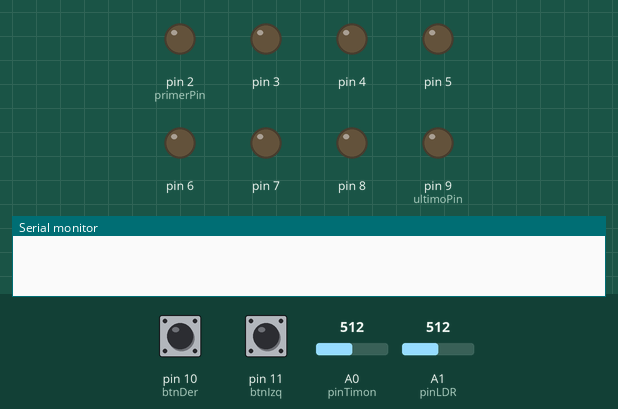
Simulated run of this sketch. Board: Arduino Uno, built with avr-gcc and run on an emulated ATmega328P. Shown: output pins drawn as LEDs (lit = HIGH), the last lines printed to the serial monitor. Dashed ring = blinking. Inputs (shaded band) come from the test bench; at power-on: A1 (pinLDR) = 512, pin 10 (btnDer) HIGH, pin 11 (btnIzq) HIGH, A0 (pinTimon) = 512.

Above: at 1.2 s.
1.3 s: A1 (pinLDR) set to 587
2.8 s: A1 (pinLDR) set to 615
At 3.0 s:
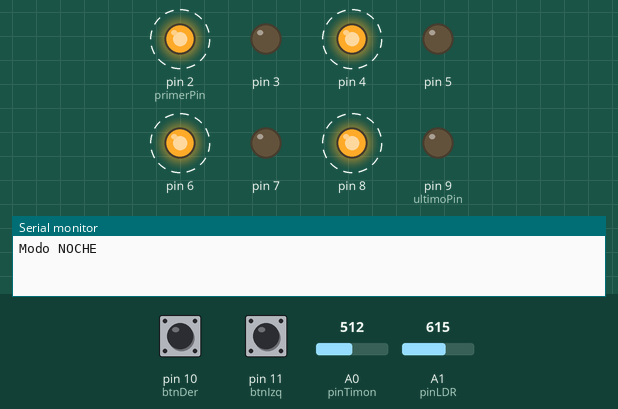
5.8 s: pin 10 (btnDer) pulled LOW for 0.15 s
At 6.92 s:
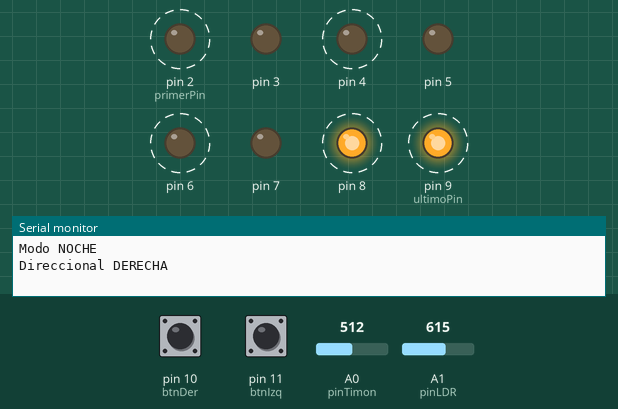
8.8 s: pin 11 (btnIzq) pulled LOW for 0.15 s
11.8 s: pin 10 (btnDer) driven LOW and pin 11 (btnIzq) driven LOW
At 12.4 s:
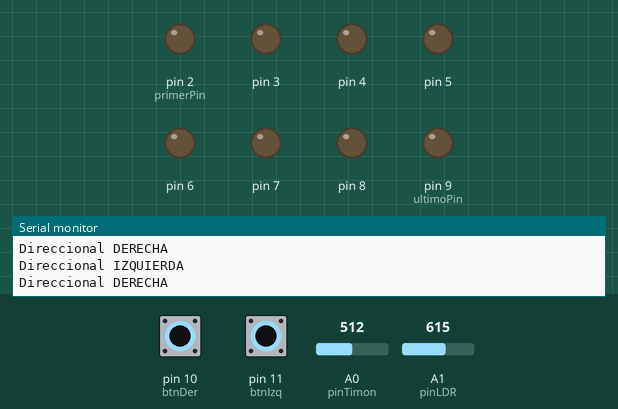
14.8 s: pin 10 (btnDer) driven HIGH
At 15.21 s:
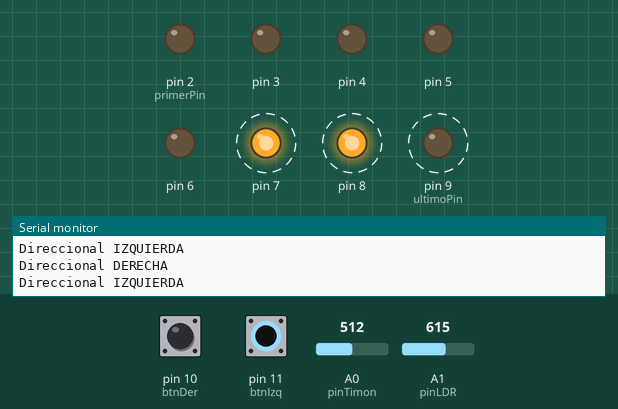
Timing chart, 0 to 18.8 s (numbered marks = the images above; inputs shaded):
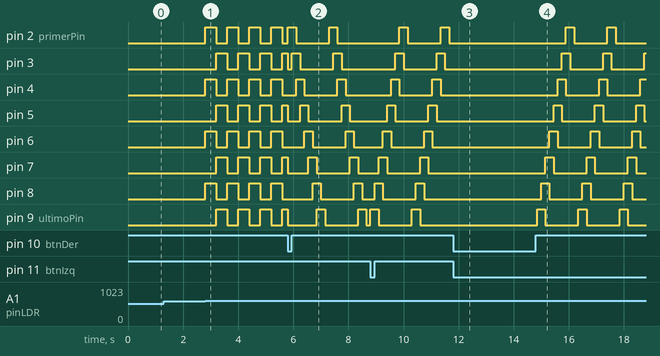

Measured:
- the behaviour switches between 600 and 601 on A1 (pinLDR) (found by bisection; images 0 and 1)
- after the input at 1.3 s, every drawn part: stays the same
- after the input at 2.8 s, pin 2 (primerPin), pin 4, pin 6, pin 8: alternates HIGH for 0.40 s and LOW for 0.40 s, starting at once; pin 3, pin 5, pin 7, pin 9 (ultimoPin): alternates HIGH for 0.40 s and LOW for 0.40 s, starting after 0.40 s
- after the input at 5.8 s, pin 2 (primerPin): alternates HIGH for 0.30 s and LOW for 1.2 s, starting at once; pin 4: alternates HIGH for 0.30 s and LOW for 1.2 s, starting after 0.30 s
- after the input at 11.8 s, pin 2 (primerPin), pin 3–8, pin 9 (ultimoPin): stops changing and stays LOW
- after the input at 14.8 s, pin 2 (primerPin): alternates HIGH for 0.30 s and LOW for 1.2 s, starting after 1.1 s; pin 3: alternates HIGH for 0.30 s and LOW for 1.2 s, starting after 0.94 s

The sketch:

Pregunta2_Direccional_Bicicleta.ino
```cpp
/*
 * EXAMEN UNIDAD II (version B) - ARQUITECTURA DE COMPUTADORAS - Pregunta 2
 * Control direccional para bicicleta.
 *
 * Hardware (PICSimLab - Arduino Uno + Spare parts):
 *   - 8 LEDs (parte "LEDs")          -> pines 2..9  (2 = extremo izquierdo, 9 = extremo derecho)
 *   - Pulsador DERECHA               -> pin 10 (INPUT_PULLUP, activo en LOW)
 *   - Pulsador IZQUIERDA             -> pin 11 (INPUT_PULLUP, activo en LOW)
 *   - Potenciometro (timon)          -> A0  (centro ~512)
 *   - LDR (modulo sensor de luz)     -> A1  (valor ALTO = oscuro)
 *
 * Funcionamiento:
 *   - Al pulsar DERECHA se activa la flecha hacia la derecha: un bloque de
 *     2 LEDs encendidos que avanza de izquierda a derecha (como en la figura).
 *     IZQUIERDA hace lo mismo en sentido contrario.
 *   - La direccional se desactiva sola cuando el timon (potenciometro) gira
 *     y luego REGRESA a la posicion central.
 *   - De noche (LDR oscuro) y sin direccional activa: secuencia de todos los
 *     LEDs, intermitentes entre PARES e IMPARES (D2,D4,D6,D8 <-> D3,D5,D7,D9).
 *     Si se activa una direccional de noche, la flecha tiene prioridad.
 *   - Todo es no bloqueante (millis), asi los botones responden siempre.
 */

const int primerPin = 2;
const int ultimoPin = 9;
const int NUM_LEDS  = ultimoPin - primerPin + 1;
const int LARGO_FLECHA = 2;      // LEDs encendidos a la vez en la flecha

const int btnDer   = 10;
const int btnIzq   = 11;
const int pinTimon = A0;
const int pinLDR   = A1;

// Umbrales
const int CENTRO        = 512;  // lectura del potenciometro en el centro
const int ZONA_CENTRO   = 80;   // +- banda considerada "centro"
const int GIRO_MIN      = 200;  // desviacion para considerar que el timon giro
const int UMBRAL_OSCURO = 600;  // LDR por encima de esto = oscuro
const int HISTERESIS    = 50;   // evita parpadeos en el limite luz/oscuridad

const unsigned long T_PASO     = 150;  // ms por paso de la flecha
const unsigned long T_INTERMIT = 400;  // ms de alternancia pares/impares

enum Estado { APAGADO, DERECHA, IZQUIERDA };
Estado estado = APAGADO;

bool timonGiro = false;   // el timon ya salio del centro tras activar
bool oscuro    = false;
bool fasePar   = false;
int  paso      = 0;
unsigned long tAnterior = 0;

void setup() {
  for (int i = primerPin; i <= ultimoPin; i++) pinMode(i, OUTPUT);
  pinMode(btnDer, INPUT_PULLUP);
  pinMode(btnIzq, INPUT_PULLUP);
  Serial.begin(9600);
}

void loop() {
  leerBotones();
  vigilarTimon();
  leerLuz();

  unsigned long ahora = millis();

  if (estado != APAGADO) {
    if (ahora - tAnterior >= T_PASO) {
      tAnterior = ahora;
      flecha(estado == DERECHA);
    }
  } else if (oscuro) {
    if (ahora - tAnterior >= T_INTERMIT) {
      tAnterior = ahora;
      fasePar = !fasePar;
      paresImpares(fasePar);
    }
  } else {
    todos(false);
  }
}

// ---------------------------------------------------------------
void leerBotones() {
  if (digitalRead(btnDer) == LOW) activar(DERECHA);
  if (digitalRead(btnIzq) == LOW) activar(IZQUIERDA);
}

void activar(Estado nuevo) {
  if (estado != nuevo) {
    estado    = nuevo;
    timonGiro = false;
    paso      = 0;
    tAnterior = millis() - T_PASO;   // dibuja el primer paso de inmediato
    todos(false);
    Serial.println(nuevo == DERECHA ? "Direccional DERECHA" : "Direccional IZQUIERDA");
  }
}

// Cancelacion automatica: el timon debe girar y luego volver al centro
void vigilarTimon() {
  if (estado == APAGADO) return;
  int desv = analogRead(pinTimon) - CENTRO;

  if (abs(desv) > GIRO_MIN) timonGiro = true;

  if (timonGiro && abs(desv) < ZONA_CENTRO) {
    estado = APAGADO;
    todos(false);
    tAnterior = millis() - T_INTERMIT;
    Serial.println("Timon al centro: direccional desactivada");
  }
}

void leerLuz() {
  int luz = analogRead(pinLDR);
  bool antes = oscuro;
  if (!oscuro && luz > UMBRAL_OSCURO) oscuro = true;
  else if (oscuro && luz < UMBRAL_OSCURO - HISTERESIS) oscuro = false;
  if (oscuro != antes) Serial.println(oscuro ? "Modo NOCHE" : "Modo DIA");
}

// Flecha: un bloque de LARGO_FLECHA LEDs avanza hacia el lado indicado.
// Pasos: entra por el borde, recorre la tira, sale, y un paso apagado.
void flecha(bool haciaDerecha) {
  todos(false);
  int totalPasos = NUM_LEDS + LARGO_FLECHA;   // incluye entrada, salida y pausa
  for (int k = 0; k < LARGO_FLECHA; k++) {
    int pos = paso - k;                        // posicion 0..NUM_LEDS-1
    if (pos >= 0 && pos < NUM_LEDS) {
      int led = haciaDerecha ? (primerPin + pos) : (ultimoPin - pos);
      digitalWrite(led, HIGH);
    }
  }
  paso = (paso + 1) % totalPasos;
}

// Intermitencia nocturna: pares o impares encendidos
void paresImpares(bool pares) {
  for (int i = primerPin; i <= ultimoPin; i++) {
    bool esPar = (i % 2 == 0);
    digitalWrite(i, (esPar == pares) ? HIGH : LOW);
  }
}

void todos(bool valor) {
  for (int i = primerPin; i <= ultimoPin; i++) digitalWrite(i, valor ? HIGH : LOW);
}
```
